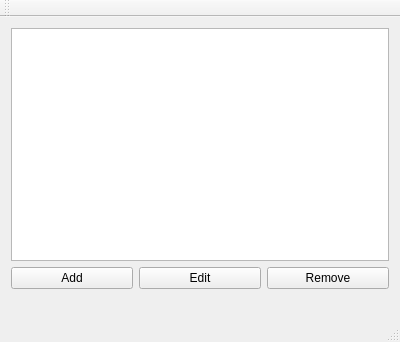
<?xml version="1.0" encoding="UTF-8"?>
<ui version="4.0">
 <class>MainWindow</class>
 <widget class="QMainWindow" name="MainWindow">
  <property name="geometry">
   <rect>
    <x>0</x>
    <y>0</y>
    <width>400</width>
    <height>342</height>
   </rect>
  </property>
  <property name="windowTitle">
   <string>MainWindow</string>
  </property>
  <widget class="QWidget" name="centralWidget">
   <layout class="QVBoxLayout" name="verticalLayout">
    <item>
     <widget class="QListView" name="listView"/>
    </item>
    <item>
     <layout class="QHBoxLayout" name="horizontalLayout">
      <item>
       <widget class="QPushButton" name="addbutton">
        <property name="text">
         <string>Add</string>
        </property>
       </widget>
      </item>
      <item>
       <widget class="QPushButton" name="editbutton">
        <property name="text">
         <string>Edit</string>
        </property>
       </widget>
      </item>
      <item>
       <widget class="QPushButton" name="removebutton">
        <property name="text">
         <string>Remove</string>
        </property>
       </widget>
      </item>
     </layout>
    </item>
    <item>
     <spacer name="horizontalSpacer">
      <property name="orientation">
       <enum>Qt::Horizontal</enum>
      </property>
      <property name="sizeHint" stdset="0">
       <size>
        <width>373</width>
        <height>20</height>
       </size>
      </property>
     </spacer>
    </item>
   </layout>
  </widget>
  <widget class="QMenuBar" name="menuBar">
   <property name="geometry">
    <rect>
     <x>0</x>
     <y>0</y>
     <width>400</width>
     <height>22</height>
    </rect>
   </property>
  </widget>
  <widget class="QToolBar" name="mainToolBar">
   <attribute name="toolBarArea">
    <enum>TopToolBarArea</enum>
   </attribute>
   <attribute name="toolBarBreak">
    <bool>false</bool>
   </attribute>
  </widget>
  <widget class="QStatusBar" name="statusBar"/>
 </widget>
 <layoutdefault spacing="6" margin="11"/>
 <resources/>
 <connections/>
</ui>
